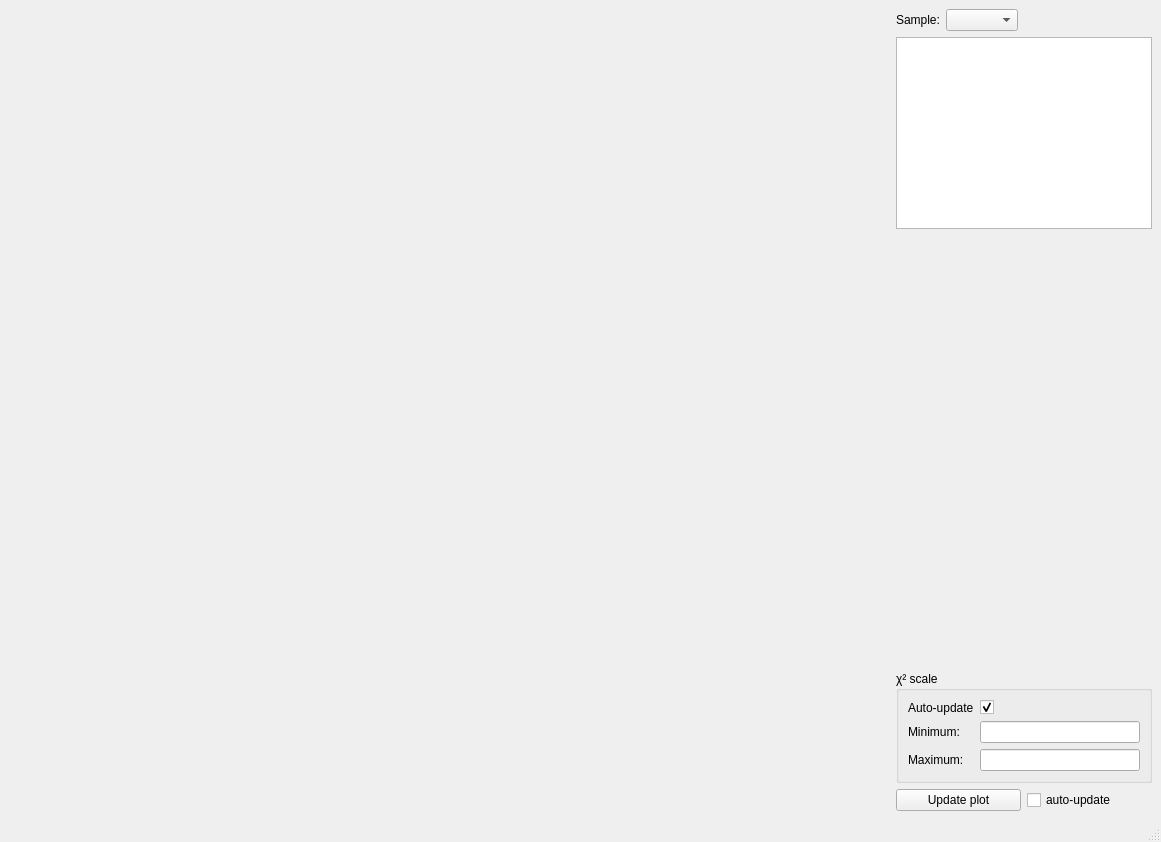
<?xml version="1.0" encoding="UTF-8"?>
<!--
Copyright © 2014 Michael Jung

This file is part of Panga.

Panga is free software: you can redistribute it and/or modify
it under the terms of the GNU General Public License as published by
the Free Software Foundation, either version 3 of the License, or
(at your option) any later version.

Panga is distributed in the hope that it will be useful,
but WITHOUT ANY WARRANTY; without even the implied warranty of
MERCHANTABILITY or FITNESS FOR A PARTICULAR PURPOSE. See the
GNU General Public License for more details.

You should have received a copy of the GNU General Public License
along with Panga.  If not, see <http://www.gnu.org/licenses/>.
-->
<ui version="4.0">
 <class>Chi2Explorer</class>
 <widget class="QMainWindow" name="Chi2Explorer">
  <property name="geometry">
   <rect>
    <x>0</x>
    <y>0</y>
    <width>1161</width>
    <height>842</height>
   </rect>
  </property>
  <property name="windowTitle">
   <string>χ² Explorer</string>
  </property>
  <widget class="QWidget" name="centralwidget">
   <layout class="QHBoxLayout" name="horizontalLayout" stretch="1,0">
    <item>
     <widget class="ContourPlot" name="plot" native="true">
      <property name="sizePolicy">
       <sizepolicy hsizetype="Expanding" vsizetype="Expanding">
        <horstretch>0</horstretch>
        <verstretch>0</verstretch>
       </sizepolicy>
      </property>
     </widget>
    </item>
    <item>
     <layout class="QVBoxLayout" name="verticalLayout" stretch="0,0,1,0,0,0">
      <item>
       <layout class="QHBoxLayout" name="sample_horizontal_layout">
        <item>
         <widget class="QLabel" name="sample_label">
          <property name="text">
           <string>Sample:</string>
          </property>
         </widget>
        </item>
        <item>
         <widget class="QComboBox" name="sample_combobox"/>
        </item>
        <item>
         <spacer name="upper_horizontal_spacer">
          <property name="orientation">
           <enum>Qt::Horizontal</enum>
          </property>
          <property name="sizeHint" stdset="0">
           <size>
            <width>40</width>
            <height>20</height>
           </size>
          </property>
         </spacer>
        </item>
       </layout>
      </item>
      <item>
       <widget class="QTableView" name="parameter_config_tableview">
        <property name="sizePolicy">
         <sizepolicy hsizetype="Preferred" vsizetype="Preferred">
          <horstretch>0</horstretch>
          <verstretch>0</verstretch>
         </sizepolicy>
        </property>
        <property name="selectionMode">
         <enum>QAbstractItemView::NoSelection</enum>
        </property>
       </widget>
      </item>
      <item>
       <layout class="QHBoxLayout" name="outer_slider_layout">
        <item>
         <spacer name="left_slider_spacer">
          <property name="orientation">
           <enum>Qt::Horizontal</enum>
          </property>
          <property name="sizeHint" stdset="0">
           <size>
            <width>40</width>
            <height>20</height>
           </size>
          </property>
         </spacer>
        </item>
        <item>
         <layout class="QHBoxLayout" name="inner_slider_layout"/>
        </item>
        <item>
         <spacer name="right_slider_spacer">
          <property name="orientation">
           <enum>Qt::Horizontal</enum>
          </property>
          <property name="sizeHint" stdset="0">
           <size>
            <width>40</width>
            <height>20</height>
           </size>
          </property>
         </spacer>
        </item>
       </layout>
      </item>
      <item>
       <spacer name="right_vertical_spacer">
        <property name="orientation">
         <enum>Qt::Vertical</enum>
        </property>
        <property name="sizeHint" stdset="0">
         <size>
          <width>20</width>
          <height>0</height>
         </size>
        </property>
       </spacer>
      </item>
      <item>
       <widget class="QGroupBox" name="chi2_scale_groupbox">
        <property name="title">
         <string>χ² scale</string>
        </property>
        <layout class="QFormLayout" name="formLayout">
         <item row="0" column="1">
          <widget class="QCheckBox" name="chi2_scale_autoupdate_checkbox">
           <property name="text">
            <string/>
           </property>
           <property name="checked">
            <bool>true</bool>
           </property>
          </widget>
         </item>
         <item row="1" column="1">
          <widget class="QLineEdit" name="chi2_scale_minimum_lineedit"/>
         </item>
         <item row="2" column="1">
          <widget class="QLineEdit" name="chi2_scale_maximum_lineedit"/>
         </item>
         <item row="1" column="0">
          <widget class="QLabel" name="chi2_scale_minimum_label">
           <property name="text">
            <string>Minimum:</string>
           </property>
          </widget>
         </item>
         <item row="2" column="0">
          <widget class="QLabel" name="chi2_scale_maximum_label">
           <property name="text">
            <string>Maximum:</string>
           </property>
          </widget>
         </item>
         <item row="0" column="0">
          <widget class="QLabel" name="chi2_scale_autoupdate_label">
           <property name="text">
            <string>Auto-update</string>
           </property>
          </widget>
         </item>
        </layout>
       </widget>
      </item>
      <item>
       <layout class="QHBoxLayout" name="bottom_right_horizontal_layout">
        <item>
         <widget class="QPushButton" name="update_plot_button">
          <property name="text">
           <string>Update plot</string>
          </property>
         </widget>
        </item>
        <item>
         <widget class="QCheckBox" name="autoupdate_plot_checkbox">
          <property name="text">
           <string>auto-update</string>
          </property>
         </widget>
        </item>
       </layout>
      </item>
     </layout>
    </item>
   </layout>
  </widget>
  <widget class="QMenuBar" name="menubar">
   <property name="geometry">
    <rect>
     <x>0</x>
     <y>0</y>
     <width>1161</width>
     <height>21</height>
    </rect>
   </property>
  </widget>
  <widget class="QStatusBar" name="statusbar"/>
 </widget>
 <customwidgets>
  <customwidget>
   <class>ContourPlot</class>
   <extends>QWidget</extends>
   <header>contourplot.h</header>
   <container>1</container>
  </customwidget>
 </customwidgets>
 <resources/>
 <connections/>
</ui>
